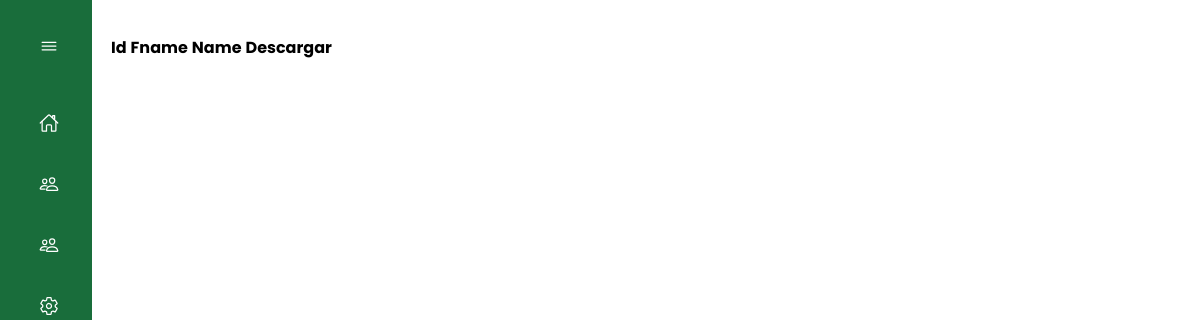
The page /maestro (signed in) on the database as committed earlier.
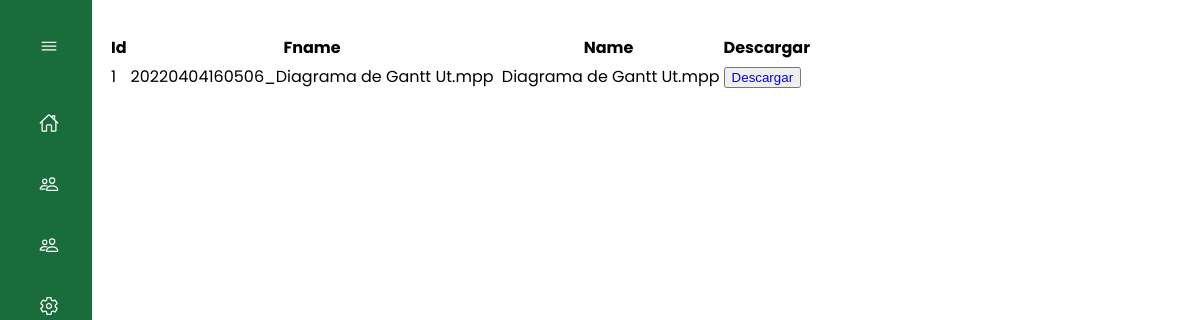
The same page on the database as committed later.
### tables this page shows
CREATE TABLE `tb_contrato_laboral` (
  `id` int(11) NOT NULL,
  `fname` text NOT NULL,
  `name` varchar(200) NOT NULL
);

### Php/Maestro/Maestro.php (the view, shortened to what this page needs)
<?php
$conn1=new PDO('mysql:host=localhost; dbname=ut', 'root', 'root') or die(mysql_error());
?>
<!DOCTYPE html>
<html lang="en">
<head>
    <link rel="stylesheet" href="css/navbar.css">
    <link href="https://unpkg.com/vanilla-datatables@latest/dist/vanilla-dataTables.min.css" rel="stylesheet" type="text/css">
</head>
<body id="body-pd">
<?php
    include 'navbarM.php';
?>
<div>
            <table id="tabla" class="table table-bordered">
                <thead>
                    <tr>
                        <th>Id</th>
                        <th>Fname</th>
                        <th>Name</th>
                        <th>Descargar</th>
                    </tr>
                </thead>
                    <tbody>
                    <?php
                 include '../config.php';
                 $sql = "SELECT id, fname, name FROM tb_contrato_laboral order by id asc";
                 $rta = mysqli_query($conn, $sql);
                 while($mostrar = mysqli_fetch_row($rta)){
                    ?>
                    <tr>
                        <td>
                            <?php echo $mostrar['0'] ?>
                        </td>
                        <td>
                            <?php echo $mostrar['1'] ?>
                        </td>
                        <?php
   $query=$conn1->query("select * from tb_contrato_laboral order by id desc");
        while($row=$query->fetch()){
            $name=$row['name'];
   ?>
                       <td>
                &nbsp;<?php echo $name ;?>
            </td>
            <td>
                <button class="alert-success"><a href="../../subir.php?filename=<?php echo $name;?>&f=<?php echo $row['fname'] ?>">Descargar</a></button>
            </td>
                    </tr>
                    <?php
                    }}
                    ?>
                </tbody>
            </table>
        </div>
</body>
</html>

### Php/Maestro/navbarM.php (shortened to what this page needs)
<div class="l-navbar" id="navbar">
        <nav class="nav">
            <div>
                <div class="nav__brand">
                    <ion-icon name="menu-outline" class="nav__toggle" id="nav-toggle"></ion-icon>
                </div>
                <div class="nav__list">
                    <a href="maestro" class="nav__link">
                        <ion-icon name="home-outline" class="nav__icon"></ion-icon>
                    </a>
                    <div class="nav__link collapse">
                        <ion-icon name="people-outline" class="nav__icon"></ion-icon>
                    </div>
                    <div class="nav__link collapse">
                        <ion-icon name="people-outline" class="nav__icon"></ion-icon>
                    </div>
                    <a href="settings" class="nav__link">
                        <ion-icon name="settings-outline" class="nav__icon"></ion-icon>
                    </a>
                </div>
            </div>
        </nav>
    </div>

### css/navbar.css (style rules this page uses)
:root { --nav-width: 92px; --first-color: #0C5DF4; --bg-color: #196d3b; --sub-color: #B6CEFC; --white-color: #FFF; --body-font: 'Poppins', sans-serif; --normal-font-size: 1rem; --small-font-size: .875rem; --z-fixed: 100; }
body { position: relative; margin: 0; padding: 2rem 0 0 6.75rem; font-family: var(--body-font); font-size: var(--normal-font-size); transition: .5s; }
a { text-decoration: none; }
.l-navbar { position: fixed; top: 0; left: 0; width: var(--nav-width); height: 100vh; background-color: var(--bg-color); color: var(--white-color); padding: 1.5rem 1.7rem 2rem; transition: .5s; z-index: var(--z-fixed); }
.nav { height: 100%; display: flex; flex-direction: column; justify-content: space-between; overflow: hidden; }
.nav__brand { display: grid; grid-template-columns: max-content max-content; justify-content: space-between; align-items: center; margin-bottom: 2rem; }
.nav__toggle { font-size: 1.25rem; padding: .75rem; cursor: pointer; }
.nav__link { display: grid; grid-template-columns: max-content max-content; align-items: center; column-gap: .75rem; padding: .75rem; color: var(--white-color); border-radius: .5rem; margin-bottom: 1rem; transition: .3s; cursor: pointer; }
.nav__icon { font-size: 1.25rem; }
.collapse { grid-template-columns: 20px max-content 1fr; }

Rows that differ between the two databases and show on the page:
added tb_contrato_laboral: id "1", fname "20220404160506_Diagrama de Gantt Ut.mpp", name "Diagrama de Gantt Ut.mpp"
